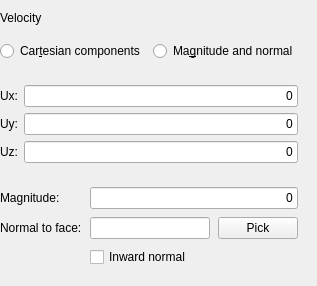
             <widget class="QFrame" name="frame1">
              <property name="frameShape">
               <enum>QFrame::NoFrame</enum>
              </property>
              <property name="frameShadow">
               <enum>QFrame::Raised</enum>
              </property>
              <layout class="QVBoxLayout" name="layoutVelocity">
               <property name="spacing">
                <number>8</number>
               </property>
               <property name="leftMargin">
                <number>0</number>
               </property>
               <item>
                <widget class="QLabel" name="label_velocity">
                 <property name="text">
                  <string>Velocity</string>
                 </property>
                </widget>
               </item>
               <item>
                <layout class="QGridLayout" name="gridLayout">
                 <property name="topMargin">
                  <number>8</number>
                 </property>
                 <property name="rightMargin">
                  <number>8</number>
                 </property>
                 <property name="bottomMargin">
                  <number>8</number>
                 </property>
                 <property name="spacing">
                  <number>8</number>
                 </property>
                 <item row="0" column="0">
                  <widget class="QRadioButton" name="radioButtonCart">
                   <property name="text">
                    <string>Car&amp;tesian components</string>
                   </property>
                  </widget>
                 </item>
                 <item row="0" column="1">
                  <widget class="QRadioButton" name="radioButtonMagNormal">
                   <property name="text">
                    <string>Ma&amp;gnitude and normal</string>
                   </property>
                  </widget>
                 </item>
                </layout>
               </item>
               <item>
                <widget class="QFrame" name="frameCart">
                 <property name="frameShape">
                  <enum>QFrame::NoFrame</enum>
                 </property>
                 <property name="frameShadow">
                  <enum>QFrame::Raised</enum>
                 </property>
                 <layout class="QFormLayout" name="layoutCart">
                  <property name="leftMargin">
                   <number>0</number>
                  </property>
                  <property name="topMargin">
                   <number>8</number>
                  </property>
                  <property name="rightMargin">
                   <number>8</number>
                  </property>
                  <property name="bottomMargin">
                   <number>8</number>
                  </property>
                  <item row="0" column="0">
                   <widget class="QLabel" name="label_Ux">
                    <property name="text">
                     <string>Ux:</string>
                    </property>
                   </widget>
                  </item>
                  <item row="0" column="1">
                   <widget class="Gui::InputField" name="inputCartX">
                    <property name="sizePolicy">
                     <sizepolicy hsizetype="Preferred" vsizetype="Fixed">
                      <horstretch>0</horstretch>
                      <verstretch>0</verstretch>
                     </sizepolicy>
                    </property>
                    <property name="text">
                     <string>0</string>
                    </property>
                    <property name="alignment">
                     <set>Qt::AlignRight|Qt::AlignTrailing|Qt::AlignVCenter</set>
                    </property>
                    <property name="singleStep" stdset="0">
                     <double>0.100000000000000</double>
                    </property>
                    <property name="unit" stdset="0">
                     <string notr="true">m/s</string>
                    </property>
                    <property name="format" stdset="0">
                     <number>0</number>
                    </property>
                   </widget>
                  </item>
                  <item row="1" column="0">
                   <widget class="QLabel" name="label_Uy">
                    <property name="text">
                     <string>Uy:</string>
                    </property>
                   </widget>
                  </item>
                  <item row="1" column="1">
                   <widget class="Gui::InputField" name="inputCartY">
                    <property name="sizePolicy">
                     <sizepolicy hsizetype="Preferred" vsizetype="Fixed">
                      <horstretch>0</horstretch>
                      <verstretch>0</verstretch>
                     </sizepolicy>
                    </property>
                    <property name="text">
                     <string>0</string>
                    </property>
                    <property name="alignment">
                     <set>Qt::AlignRight|Qt::AlignTrailing|Qt::AlignVCenter</set>
                    </property>
                    <property name="singleStep" stdset="0">
                     <double>0.100000000000000</double>
                    </property>
                    <property name="unit" stdset="0">
                     <string notr="true">m/s</string>
                    </property>
                    <property name="format" stdset="0">
                     <number>0</number>
                    </property>
                   </widget>
                  </item>
                  <item row="2" column="0">
                   <widget class="QLabel" name="label_Uz">
                    <property name="text">
                     <string>Uz:</string>
                    </property>
                   </widget>
                  </item>
                  <item row="2" column="1">
                   <widget class="Gui::InputField" name="inputCartZ">
                    <property name="sizePolicy">
                     <sizepolicy hsizetype="Preferred" vsizetype="Fixed">
                      <horstretch>0</horstretch>
                      <verstretch>0</verstretch>
                     </sizepolicy>
                    </property>
                    <property name="text">
                     <string>0</string>
                    </property>
                    <property name="alignment">
                     <set>Qt::AlignRight|Qt::AlignTrailing|Qt::AlignVCenter</set>
                    </property>
                    <property name="singleStep" stdset="0">
                     <double>0.100000000000000</double>
                    </property>
                    <property name="unit" stdset="0">
                     <string notr="true">m/s</string>
                    </property>
                    <property name="format" stdset="0">
                     <number>0</number>
                    </property>
                   </widget>
                  </item>
                 </layout>
                </widget>
               </item>
               <item>
                <widget class="QFrame" name="frameMagNormal">
                 <property name="frameShape">
                  <enum>QFrame::NoFrame</enum>
                 </property>
                 <property name="frameShadow">
                  <enum>QFrame::Raised</enum>
                 </property>
                 <layout class="QFormLayout" name="layoutMagNormal">
                  <property name="horizontalSpacing">
                   <number>8</number>
                  </property>
                  <property name="verticalSpacing">
                   <number>8</number>
                  </property>
                  <property name="leftMargin">
                   <number>0</number>
                  </property>
                  <property name="topMargin">
                   <number>8</number>
                  </property>
                  <property name="rightMargin">
                   <number>8</number>
                  </property>
                  <property name="bottomMargin">
                   <number>8</number>
                  </property>
                  <item row="0" column="0">
                   <widget class="QLabel" name="label_2">
                    <property name="text">
                     <string>Magnitude:</string>
                    </property>
                   </widget>
                  </item>
                  <item row="0" column="1">
                   <widget class="Gui::InputField" name="inputVelocityMag">
                    <property name="sizePolicy">
                     <sizepolicy hsizetype="MinimumExpanding" vsizetype="Fixed">
                      <horstretch>0</horstretch>
                      <verstretch>0</verstretch>
                     </sizepolicy>
                    </property>
                    <property name="text">
                     <string>0</string>
                    </property>
                    <property name="alignment">
                     <set>Qt::AlignRight|Qt::AlignTrailing|Qt::AlignVCenter</set>
                    </property>
                    <property name="singleStep" stdset="0">
                     <double>2.000000000000000</double>
                    </property>
                    <property name="minimum" stdset="0">
                     <double>0.000000000000000</double>
                    </property>
                    <property name="unit" stdset="0">
                     <string notr="true">m/s</string>
                    </property>
                    <property name="format" stdset="0">
                     <number>0</number>
                    </property>
                   </widget>
                  </item>
                  <item row="1" column="0">
                   <widget class="QLabel" name="label_5">
                    <property name="text">
                     <string>Normal to face:</string>
                    </property>
                   </widget>
                  </item>
                  <item row="1" column="1">
                   <layout class="QHBoxLayout" name="layoutDirectionFace">
                    <item>
                     <widget class="QLineEdit" name="lineDirection">
                      <property name="text">
                       <string/>
                      </property>
                     </widget>
                    </item>
                    <item>
                     <widget class="QPushButton" name="buttonDirection">
                      <property name="sizePolicy">
                       <sizepolicy hsizetype="Preferred" vsizetype="Fixed">
                        <horstretch>0</horstretch>
                        <verstretch>0</verstretch>
                       </sizepolicy>
                      </property>
                      <property name="maximumSize">
                       <size>
                        <width>16777215</width>
                        <height>16777215</height>
                       </size>
                      </property>
                      <property name="text">
                       <string>Pick</string>
                      </property>
                     </widget>
                    </item>
                   </layout>
                  </item>
                  <item row="2" column="1">
                   <widget class="QCheckBox" name="checkReverse">
                    <property name="enabled">
                     <bool>true</bool>
                    </property>
                    <property name="minimumSize">
                     <size>
                      <width>160</width>
                      <height>0</height>
                     </size>
                    </property>
                    <property name="maximumSize">
                     <size>
                      <width>200</width>
                      <height>16777215</height>
                     </size>
                    </property>
                    <property name="text">
                     <string>Inward normal</string>
                    </property>
                   </widget>
                  </item>
                 </layout>
                </widget>
               </item>
              </layout>
             </widget>
